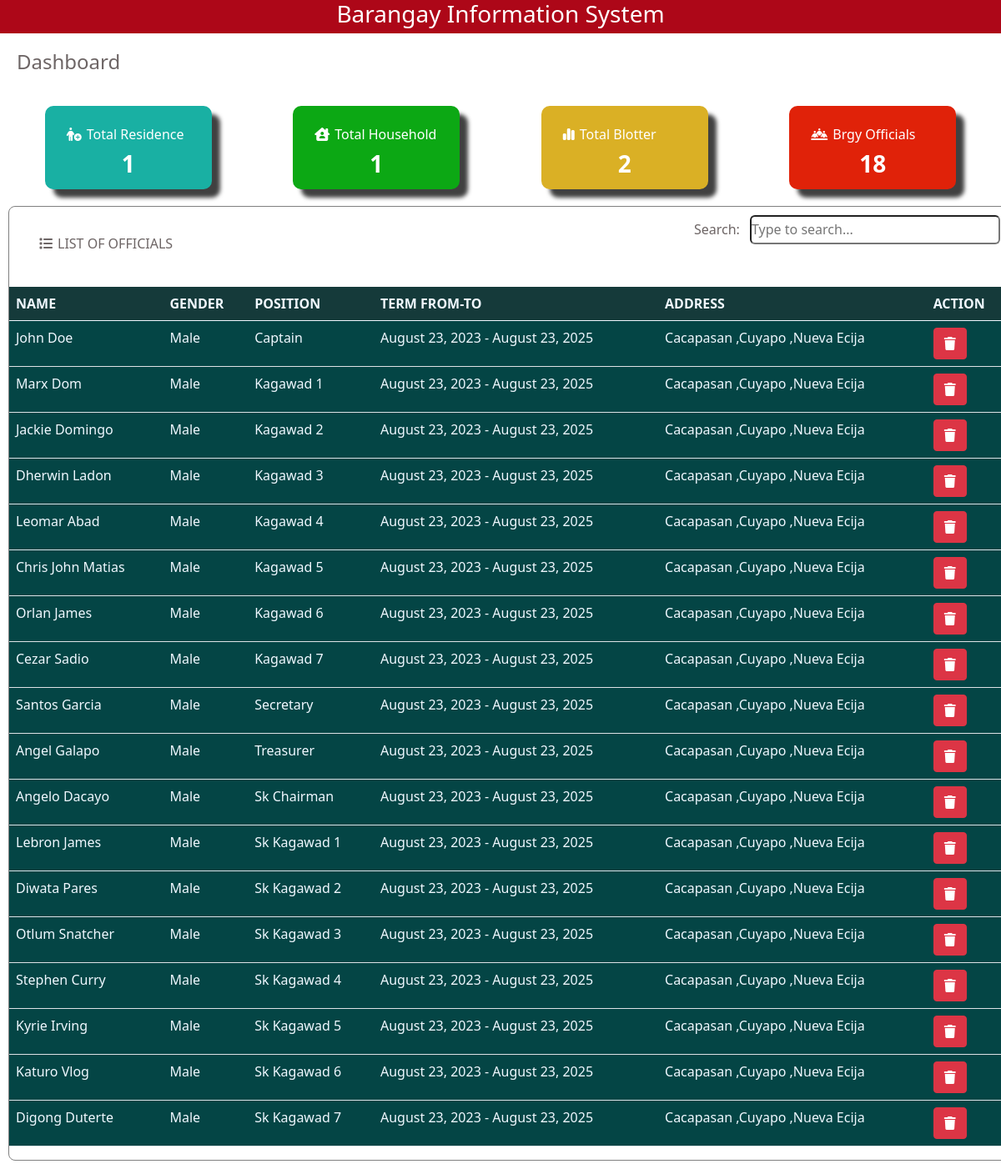
Page /dashboard.php on the committed database.
### tables this page shows
CREATE TABLE `captain_db` (
  `captain_id` int(11) NOT NULL,
  `photo` varchar(100) NOT NULL,
  `fullname` varchar(100) NOT NULL,
  `gender` varchar(100) NOT NULL,
  `date_of_birth` varchar(100) NOT NULL,
  `citizenship` varchar(100) NOT NULL,
  `civil_status` varchar(100) NOT NULL,
  `term` varchar(100) NOT NULL,
  `position` varchar(100) NOT NULL,
  `address` varchar(100) NOT NULL,
  `contact_number` varchar(100) NOT NULL,
  `email` varchar(100) NOT NULL,
  `ec_name` varchar(100) NOT NULL,
  `ec_number` varchar(100) NOT NULL
);

CREATE TABLE `kgwd7` (
  `id` int(11) NOT NULL,
  `photo` varchar(100) NOT NULL,
  `fullname` varchar(100) NOT NULL,
  `gender` varchar(100) NOT NULL,
  `date_of_birth` varchar(100) NOT NULL,
  `citizenship` varchar(100) NOT NULL,
  `civil_status` varchar(100) NOT NULL,
  `term` varchar(100) NOT NULL,
  `position` varchar(100) NOT NULL,
  `address` varchar(100) NOT NULL,
  `contact_number` varchar(100) NOT NULL,
  `email` varchar(100) NOT NULL,
  `ec_name` varchar(100) NOT NULL,
  `ec_number` varchar(100) NOT NULL
);

### dashboard.php (the view, shortened to what the rows shown need)
<?php
$conn = connection();
?>
<!DOCTYPE html>
<html lang="en">
<head>
    <link rel="stylesheet" href="https://cdnjs.cloudflare.com/ajax/libs/font-awesome/6.4.2/css/all.min.css" />
    <link href="https://cdn.jsdelivr.net/npm/bootstrap@5.0.2/dist/css/bootstrap.min.css" rel="stylesheet">
    <link rel="stylesheet" href="css-style/main_page.css">
</head>
<body>
    <div class="main_page-style">
<div class="records-container">
                <table id="dataTable" class="table table-hover">
          <thead>
                <tr>
                    <th scope="col">NAME</th>
                    <th scope="col">GENDER</th>
                    <th scope="col">POSITION</th>
                    <th scope="col">TERM FROM-TO</th>
                    <th scope="col">ADDRESS</th>
                    <th scope="col">ACTION</th>
                </tr>
            </thead>
            <tbody>
<?php
      $sql = "SELECT * FROM `captain_db` ORDER BY email";
      $result = mysqli_query($conn,$sql);
  if (mysqli_num_rows($result) > 0) {
    while ($row = mysqli_fetch_assoc($result)) {
   echo "<tr>";
   echo "<td>" . $row['fullname'] . "</td>";
   echo "<td>" .$row['gender']. "</td>";
   echo "<td>" .$row['position']. "</td>";
   echo "<td>" .$row['term']. "</td>";
   echo "<td>" .$row['address']. "</td>";
   echo '<td><a href="file.php?delete=' . $row['captain_id'] . '" class="btn btn-danger"><i class="fa-solid fa-trash"></i></a></td>';
   echo "</tr>";
    }
  }
    ?>
            <?php
            $sql = "SELECT * FROM `kgwd1-db` ORDER BY email";
            $result = mysqli_query($conn,$sql);
            if (mysqli_num_rows($result) > 0) {
            while ($row = mysqli_fetch_assoc($result)) {
            echo "<tr>";
            echo "<td>" . $row['fullname'] . "</td>";
            echo "<td>" .$row['gender']. "</td>";
            echo "<td>" .$row['position']. "</td>";
            echo "<td>" .$row['term']. "</td>";
            echo "<td>" .$row['address']. "</td>";
            echo '<td><a href="file.php?delete1=' . $row['id'] . '" class="btn btn-danger"><i class="fa-solid fa-trash"></i></a></td>';
            echo "</tr>";
            }
            }
            ?>
            <?php
            $sql = "SELECT * FROM `kgwd2-db` ORDER BY email";
            $result = mysqli_query($conn,$sql);
            if (mysqli_num_rows($result) > 0) {
            while ($row = mysqli_fetch_assoc($result)) {
            echo "<tr>";
            echo "<td>" . $row['fullname'] . "</td>";
            echo "<td>" .$row['gender']. "</td>";
            echo "<td>" .$row['position']. "</td>";
            echo "<td>" .$row['term']. "</td>";
            echo "<td>" .$row['address']. "</td>";
            echo '<td><a href="file.php?delete2=' . $row['id'] . '" class="btn btn-danger"><i class="fa-solid fa-trash"></i></a></td>';
            echo "</tr>";
            }
            }
            ?>
            <?php
            $sql = "SELECT * FROM `kgwd3-db` ORDER BY email";
            $result = mysqli_query($conn,$sql);
            if (mysqli_num_rows($result) > 0) {
            while ($row = mysqli_fetch_assoc($result)) {
            echo "<tr>";
            echo "<td>" . $row['fullname'] . "</td>";
            echo "<td>" .$row['gender']. "</td>";
            echo "<td>" .$row['position']. "</td>";
            echo "<td>" .$row['term']. "</td>";
            echo "<td>" .$row['address']. "</td>";
            echo '<td><a href="file.php?delete3=' . $row['id'] . '" class="btn btn-danger"><i class="fa-solid fa-trash"></i></a></td>';
            echo "</tr>";
            }
            }
            ?>
                <?php
                $sql = "SELECT * FROM `kgwd4-db` ORDER BY email";
                $result = mysqli_query($conn,$sql);
                if (mysqli_num_rows($result) > 0) {
                while ($row = mysqli_fetch_assoc($result)) {
                echo "<tr>";
                echo "<td>" . $row['fullname'] . "</td>";
                echo "<td>" .$row['gender']. "</td>";
                echo "<td>" .$row['position']. "</td>";
                echo "<td>" .$row['term']. "</td>";
                echo "<td>" .$row['address']. "</td>";
                echo '<td><a href="file.php?delete4=' . $row['id'] . '" class="btn btn-danger"><i class="fa-solid fa-trash"></i></a></td>';
                echo "</tr>";
                }
                }
                ?>
                    <?php
                    $sql = "SELECT * FROM `kgwd5-db` ORDER BY email";
                    $result = mysqli_query($conn,$sql);
                    if (mysqli_num_rows($result) > 0) {
                    while ($row = mysqli_fetch_assoc($result)) {
                    echo "<tr>";
                    echo "<td>" . $row['fullname'] . "</td>";
                    echo "<td>" .$row['gender']. "</td>";
                    echo "<td>" .$row['position']. "</td>";
                    echo "<td>" .$row['term']. "</td>";
                    echo "<td>" .$row['address']. "</td>";
                    echo '<td><a href="file.php?delete5=' . $row['id'] . '" class="btn btn-danger"><i class="fa-solid fa-trash"></i></a></td>';
                    echo "</tr>";
                    }
                    }
                    ?>
                    <?php
                    $sql = "SELECT * FROM `kgwd6-db` ORDER BY email";
                    $result = mysqli_query($conn,$sql);
                    if (mysqli_num_rows($result) > 0) {
                    while ($row = mysqli_fetch_assoc($result)) {
                    echo "<tr>";
                    echo "<td>" . $row['fullname'] . "</td>";
                    echo "<td>" .$row['gender']. "</td>";
                    echo "<td>" .$row['position']. "</td>";
                    echo "<td>" .$row['term']. "</td>";
                    echo "<td>" .$row['address']. "</td>";
                    echo '<td><a href="file.php?delete6=' . $row['id'] . '" class="btn btn-danger"><i class="fa-solid fa-trash"></i></a></td>';
                    echo "</tr>";
                    }
                    }
                    ?>
                    <?php
                    $sql = "SELECT * FROM `kgwd7` ORDER BY email";
                    $result = mysqli_query($conn,$sql);
                    if (mysqli_num_rows($result) > 0) {
                    while ($row = mysqli_fetch_assoc($result)) {
                    echo "<tr>";
                    echo "<td>" . $row['fullname'] . "</td>";
                    echo "<td>" .$row['gender']. "</td>";
                    echo "<td>" .$row['position']. "</td>";
                    echo "<td>" .$row['term']. "</td>";
                    echo "<td>" .$row['address']. "</td>";
                    echo '<td><a href="file.php?delete7=' . $row['id'] . '" class="btn btn-danger"><i class="fa-solid fa-trash"></i></a></td>';
                    echo "</tr>";
                    }
                    }
                    ?>
                    <?php
                    $sql = "SELECT * FROM `secretary-db` ORDER BY email";
                    $result = mysqli_query($conn,$sql);
                    if (mysqli_num_rows($result) > 0) {
                    while ($row = mysqli_fetch_assoc($result)) {
                    echo "<tr>";
                    echo "<td>" . $row['fullname'] . "</td>";
                    echo "<td>" .$row['gender']. "</td>";
                    echo "<td>" .$row['position']. "</td>";
                    echo "<td>" .$row['term']. "</td>";
                    echo "<td>" .$row['address']. "</td>";
                    echo '<td><a href="file.php?delete8=' . $row['id'] . '" class="btn btn-danger"><i class="fa-solid fa-trash"></i></a></td>';
                    echo "</tr>";
                    }
                    }
                    ?>
                    <?php
                    $sql = "SELECT * FROM `treasurer-db` ORDER BY email";
                    $result = mysqli_query($conn,$sql);
                    if (mysqli_num_rows($result) > 0) {
                    while ($row = mysqli_fetch_assoc($result)) {
                    echo "<tr>";
                    echo "<td>" . $row['fullname'] . "</td>";
                    echo "<td>" .$row['gender']. "</td>";
                    echo "<td>" .$row['position']. "</td>";
                    echo "<td>" .$row['term']. "</td>";
                    echo "<td>" .$row['address']. "</td>";
                    echo '<td><a href="file.php?delete9=' . $row['id'] . '" class="btn btn-danger"><i class="fa-solid fa-trash"></i></a></td>';
                    echo "</tr>";
                    }
                    }
                    ?>
                    <?php
                    $sql = "SELECT * FROM `sk-chairman` ORDER BY email";
                    $result = mysqli_query($conn,$sql);
                    if (mysqli_num_rows($result) > 0) {
                    while ($row = mysqli_fetch_assoc($result)) {
                    echo "<tr>";
                    echo "<td>" . $row['fullname'] . "</td>";
                    echo "<td>" .$row['gender']. "</td>";
                    echo "<td>" .$row['position']. "</td>";
                    echo "<td>" .$row['term']. "</td>";
                    echo "<td>" .$row['address']. "</td>";
                    echo '<td><a href="file.php?delete10=' . $row['id'] . '" class="btn btn-danger"><i class="fa-solid fa-trash"></i></a></td>';
                    echo "</tr>";
                    }
                    }
                    ?>
                    <?php
                    $sql = "SELECT * FROM `sk-kgwd-db` ORDER BY email";
                    $result = mysqli_query($conn,$sql);
                    if (mysqli_num_rows($result) > 0) {
                    while ($row = mysqli_fetch_assoc($result)) {
                    echo "<tr>";
                    echo "<td>" . $row['fullname'] . "</td>";
                    echo "<td>" .$row['gender']. "</td>";
                    echo "<td>" .$row['position']. "</td>";
                    echo "<td>" .$row['term']. "</td>";
                    echo "<td>" .$row['address']. "</td>";
                    echo '<td><a href="file.php?delete11=' . $row['id'] . '" class="btn btn-danger"><i class="fa-solid fa-trash"></i></a></td>';
                    echo "</tr>";
                    }
                    }
                    ?>
                    <?php
                    $sql = "SELECT * FROM `sk-kgwd2-db` ORDER BY email";
                    $result = mysqli_query($conn,$sql);
                    if (mysqli_num_rows($result) > 0) {
                    while ($row = mysqli_fetch_assoc($result)) {
                    echo "<tr>";
                    echo "<td>" . $row['fullname'] . "</td>";
                    echo "<td>" .$row['gender']. "</td>";
                    echo "<td>" .$row['position']. "</td>";
                    echo "<td>" .$row['term']. "</td>";
                    echo "<td>" .$row['address']. "</td>";
                    echo '<td><a href="file.php?delete12=' . $row['id'] . '" class="btn btn-danger"><i class="fa-solid fa-trash"></i></a></td>';
                    echo "</tr>";
                    }
                    }
                    ?>
                    <?php
                    $sql = "SELECT * FROM `sk-kgwd3-db` ORDER BY email";
                    $result = mysqli_query($conn,$sql);
                    if (mysqli_num_rows($result) > 0) {
                    while ($row = mysqli_fetch_assoc($result)) {
                    echo "<tr>";
                    echo "<td>" . $row['fullname'] . "</td>";
                    echo "<td>" .$row['gender']. "</td>";
                    echo "<td>" .$row['position']. "</td>";
                    echo "<td>" .$row['term']. "</td>";
                    echo "<td>" .$row['address']. "</td>";
                    echo '<td><a href="file.php?delete13=' . $row['id'] . '" class="btn btn-danger"><i class="fa-solid fa-trash"></i></a></td>';
                    echo "</tr>";
                    }
                    }
                    ?>
                    <?php
                    $sql = "SELECT * FROM `sk-kgwd4-db` ORDER BY email";
                    $result = mysqli_query($conn,$sql);
                    if (mysqli_num_rows($result) > 0) {
                    while ($row = mysqli_fetch_assoc($result)) {
                    echo "<tr>";
                    echo "<td>" . $row['fullname'] . "</td>";
                    echo "<td>" .$row['gender']. "</td>";
                    echo "<td>" .$row['position']. "</td>";
                    echo "<td>" .$row['term']. "</td>";
                    echo "<td>" .$row['address']. "</td>";
                    echo '<td><a href="file.php?delete14=' . $row['id'] . '" class="btn btn-danger"><i class="fa-solid fa-trash"></i></a></td>';
                    echo "</tr>";
                    }
                    }
                    ?>
                    <?php
                    $sql = "SELECT * FROM `sk-kgwd5-db` ORDER BY email";
                    $result = mysqli_query($conn,$sql);
                    if (mysqli_num_rows($result) > 0) {
                    while ($row = mysqli_fetch_assoc($result)) {
                    echo "<tr>";
                    echo "<td>" . $row['fullname'] . "</td>";
                    echo "<td>" .$row['gender']. "</td>";
                    echo "<td>" .$row['position']. "</td>";
                    echo "<td>" .$row['term']. "</td>";
                    echo "<td>" .$row['address']. "</td>";
                    echo '<td><a href="file.php?delete15=' . $row['id'] . '" class="btn btn-danger"><i class="fa-solid fa-trash"></i></a></td>';
                    echo "</tr>";
                    }
                    }
                    ?>
                    <?php
                    $sql = "SELECT * FROM `sk-kgwd6-db` ORDER BY email";
                    $result = mysqli_query($conn,$sql);
                    if (mysqli_num_rows($result) > 0) {
                    while ($row = mysqli_fetch_assoc($result)) {
                    echo "<tr>";
                    echo "<td>" . $row['fullname'] . "</td>";
                    echo "<td>" .$row['gender']. "</td>";
                    echo "<td>" .$row['position']. "</td>";
                    echo "<td>" .$row['term']. "</td>";
                    echo "<td>" .$row['address']. "</td>";
                    echo '<td><a href="file.php?delete16=' . $row['id'] . '" class="btn btn-danger"><i class="fa-solid fa-trash"></i></a></td>';
                    echo "</tr>";
                    }
                    }
                    ?>
                    <?php
                    $sql = "SELECT * FROM `sk-kgwd7-db` ORDER BY email";
                    $result = mysqli_query($conn,$sql);
                    if (mysqli_num_rows($result) > 0) {
                    while ($row = mysqli_fetch_assoc($result)) {
                    echo "<tr>";
                    echo "<td>" . $row['fullname'] . "</td>";
                    echo "<td>" .$row['gender']. "</td>";
                    echo "<td>" .$row['position']. "</td>";
                    echo "<td>" .$row['term']. "</td>";
                    echo "<td>" .$row['address']. "</td>";
                    echo '<td><a href="file.php?delete17=' . $row['id'] . '" class="btn btn-danger"><i class="fa-solid fa-trash"></i></a></td>';
                    echo "</tr>";
                    }
                    }
                    ?>
            </tbody>
        </table>
    </div>
</body>
</html>

### rows in the picture
captain_db: fullname "John Doe", gender "Male", position "Captain", term "August 23, 2023 - August 23, 2025", address "Cacapasan ,Cuyapo ,Nueva Ecija"
kgwd1-db: fullname "Marx Dom", gender "Male", position "Kagawad 1", term "August 23, 2023 - August 23, 2025", address "Cacapasan ,Cuyapo ,Nueva Ecija"
kgwd2-db: fullname "Jackie Domingo", gender "Male", position "Kagawad 2", term "August 23, 2023 - August 23, 2025", address "Cacapasan ,Cuyapo ,Nueva Ecija"
kgwd3-db: fullname "Dherwin Ladon", gender "Male", position "Kagawad 3", term "August 23, 2023 - August 23, 2025", address "Cacapasan ,Cuyapo ,Nueva Ecija"
kgwd4-db: fullname "Leomar Abad", gender "Male", position "Kagawad 4", term "August 23, 2023 - August 23, 2025", address "Cacapasan ,Cuyapo ,Nueva Ecija"
kgwd5-db: fullname "Chris John Matias", gender "Male", position "Kagawad 5", term "August 23, 2023 - August 23, 2025", address "Cacapasan ,Cuyapo ,Nueva Ecija"
kgwd6-db: fullname "Orlan James", gender "Male", position "Kagawad 6", term "August 23, 2023 - August 23, 2025", address "Cacapasan ,Cuyapo ,Nueva Ecija"
kgwd7: fullname "Cezar Sadio", gender "Male", position "Kagawad 7", term "August 23, 2023 - August 23, 2025", address "Cacapasan ,Cuyapo ,Nueva Ecija"
secretary-db: fullname "Santos Garcia", gender "Male", position "Secretary", term "August 23, 2023 - August 23, 2025", address "Cacapasan ,Cuyapo ,Nueva Ecija"
treasurer-db: fullname "Angel Galapo", gender "Male", position "Treasurer", term "August 23, 2023 - August 23, 2025", address "Cacapasan ,Cuyapo ,Nueva Ecija"
sk-chairman: fullname "Angelo Dacayo", gender "Male", position "Sk Chairman", term "August 23, 2023 - August 23, 2025", address "Cacapasan ,Cuyapo ,Nueva Ecija"
sk-kgwd-db: fullname "Lebron James", gender "Male", position "Sk Kagawad 1", term "August 23, 2023 - August 23, 2025", address "Cacapasan ,Cuyapo ,Nueva Ecija"
sk-kgwd2-db: fullname "Diwata Pares", gender "Male", position "Sk Kagawad 2", term "August 23, 2023 - August 23, 2025", address "Cacapasan ,Cuyapo ,Nueva Ecija"
sk-kgwd3-db: fullname "Otlum Snatcher", gender "Male", position "Sk Kagawad 3", term "August 23, 2023 - August 23, 2025", address "Cacapasan ,Cuyapo ,Nueva Ecija"
sk-kgwd4-db: fullname "Stephen Curry", gender "Male", position "Sk Kagawad 4", term "August 23, 2023 - August 23, 2025", address "Cacapasan ,Cuyapo ,Nueva Ecija"
sk-kgwd5-db: fullname "Kyrie Irving", gender "Male", position "Sk Kagawad 5", term "August 23, 2023 - August 23, 2025", address "Cacapasan ,Cuyapo ,Nueva Ecija"
sk-kgwd6-db: fullname "Katuro Vlog", gender "Male", position "Sk Kagawad 6", term "August 23, 2023 - August 23, 2025", address "Cacapasan ,Cuyapo ,Nueva Ecija"
sk-kgwd7-db: fullname "Digong Duterte", gender "Male", position "Sk Kagawad 7", term "August 23, 2023 - August 23, 2025", address "Cacapasan ,Cuyapo ,Nueva Ecija"

### other values in the picture
$residence_counts "1"
$household_counts "1"
$blotter_counts "2"
$total "18"
